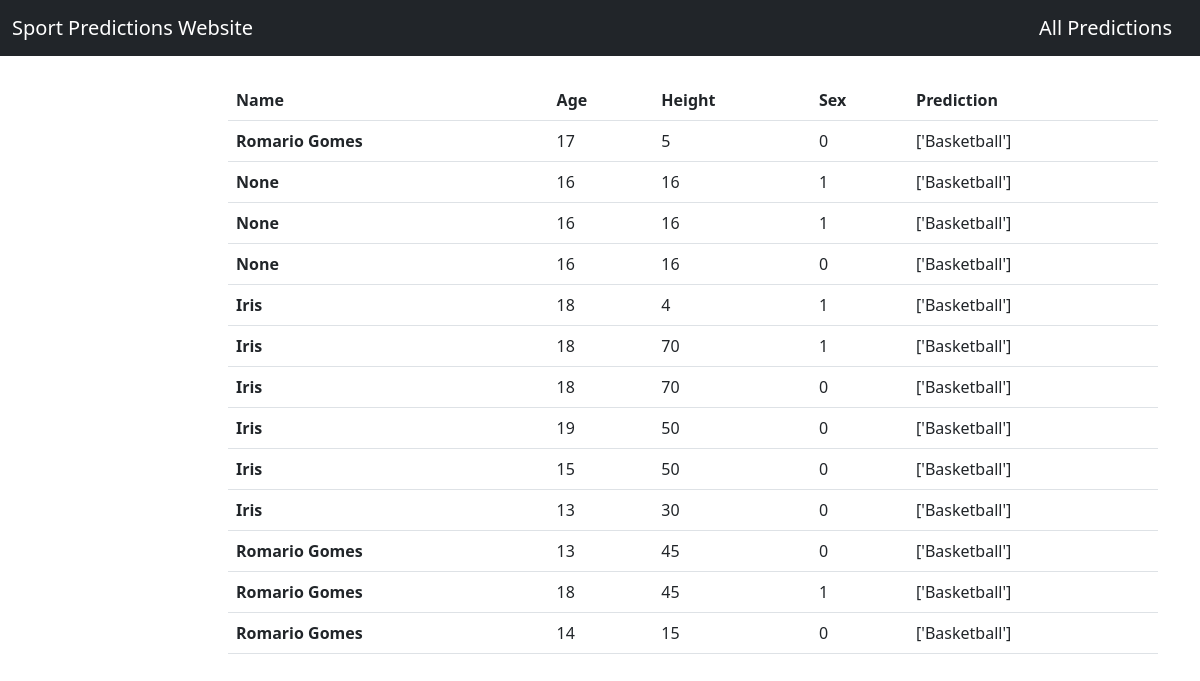
The page /predictions/ on the database its author committed.
### dashboard/models.py (models this page shows, shortened)
class Data(models.Model):
    name = models.CharField(max_length=100, null=True, blank=True)
    age = models.PositiveIntegerField(validators=[MinValueValidator(13),MaxValueValidator(19)])
    height=models.PositiveIntegerField()
    sex=models.PositiveIntegerField(choices=GENDER)
    predictions = models.CharField(max_length=100, blank=True, null=True)
    date = models.DateTimeField(auto_now_add=True)
    class Meta:
        ordering =[ '-date']

### dashboard/views.py (the view)
# urls.py: path('predictions/',views.predictions, name='predictions')
def predictions(request):
    predictions_sports = models.Data.objects.all()
    context={
        'predicted_sports':predictions_sports,
    }
    return render(request,'dashboard/predictions.html', context)

### templates/dashboard/predictions.html (shortened to what this page needs)
{% extends 'common/base.html' %}
{% block content %}
<div class="container">
    <div class="'row mt-4">
        <div class="'col-md-8 offset-md-2">
            <table class="table">
                <thead>
                  <tr>
                    <th scope="col">Name</th>
                    <th scope="col">Age</th>
                    <th scope="col">Height</th>
                    <th scope="col">Sex</th>
                   <th scope="col">Prediction</th>
                  </tr>
                </thead>
                <tbody>
                  {% for data in predicted_sports %}
                  <tr>
                    <th scope="row">{{ data.name}}</th>
                    <td>{{ data.age }}</td>
                    <td>{{ data.height }}</td>
                    <td>{{ data.sex }}</td>
                    <td>{{ data.predictions }}</td>
                  </tr>
                  {% endfor %}
                </tbody>
              </table>
        </div>
    </div>
</div>
{% endblock content %}

### templates/common/base.html (shortened to what this page needs)
<!doctype html>
<html lang="en">
  <head>
    <link href="https://cdn.jsdelivr.net/npm/bootstrap@5.3.0/dist/css/bootstrap.min.css" rel="stylesheet">
  </head>
  <body>
    {% include 'common/nav.html' %}
    {% block content %}
    {% endblock content %}
  </body>
</html>

### templates/common/nav.html
<nav class="navbar navbar-dark bg-dark">
    <div class="container-fluid">
      <a class="navbar-brand" href="{% url 'index'%}">Sport Predictions Website</a>
      <a class="navbar-brand ml-auto" href="{% url 'predictions' %}">All Predictions</a>
    </div>
  </nav>

### rows shown on the page
Data: name "Romario Gomes", age "17", height "5", sex "0", predictions "['Basketball']"
Data: name "None", age "16", height "16", sex "1", predictions "['Basketball']"
Data: name "None", age "16", height "16", sex "1", predictions "['Basketball']"
Data: name "None", age "16", height "16", sex "0", predictions "['Basketball']"
Data: name "Iris", age "18", height "4", sex "1", predictions "['Basketball']"
Data: name "Iris", age "18", height "70", sex "1", predictions "['Basketball']"
Data: name "Iris", age "18", height "70", sex "0", predictions "['Basketball']"
Data: name "Iris", age "19", height "50", sex "0", predictions "['Basketball']"
Data: name "Iris", age "15", height "50", sex "0", predictions "['Basketball']"
Data: name "Iris", age "13", height "30", sex "0", predictions "['Basketball']"
Data: name "Romario Gomes", age "13", height "45", sex "0", predictions "['Basketball']"
Data: name "Romario Gomes", age "18", height "45", sex "1", predictions "['Basketball']"
Data: name "Romario Gomes", age "14", height "15", sex "0", predictions "['Basketball']"
